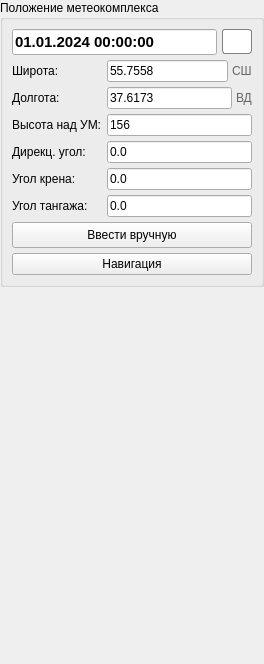
         <widget class="QWidget" name="leftScrollContents">
          <property name="geometry">
           <rect>
            <x>0</x>
            <y>0</y>
            <width>264</width>
            <height>664</height>
           </rect>
          </property>
          <layout class="QVBoxLayout" name="verticalLayout_scroll">
           <property name="spacing">
            <number>6</number>
           </property>
           <property name="leftMargin">
            <number>0</number>
           </property>
           <property name="topMargin">
            <number>0</number>
           </property>
           <property name="rightMargin">
            <number>0</number>
           </property>
           <property name="bottomMargin">
            <number>0</number>
           </property>
           
           <item>
            <widget class="QGroupBox" name="meteoGroup">
             <property name="autoFillBackground">
              <bool>false</bool>
             </property>
             <property name="title">
              <string>Положение метеокомплекса</string>
             </property>
             <layout class="QGridLayout" name="gridLayout">
              <property name="spacing">
               <number>5</number>
              </property>
              <item row="4" column="1">
               <widget class="QLineEdit" name="editDirectionAngle">
                <property name="text">
                 <string>0.0</string>
                </property>
                <property name="placeholderText">
                 <string>градусы</string>
                </property>
               </widget>
              </item>
              <item row="2" column="0">
               <widget class="QLabel" name="lblLongitudeLabel">
                <property name="text">
                 <string>Долгота:</string>
                </property>
               </widget>
              </item>
              <item row="3" column="1">
               <widget class="QLineEdit" name="editAltitude">
                <property name="text">
                 <string>156</string>
                </property>
                <property name="placeholderText">
                 <string>м</string>
                </property>
               </widget>
              </item>
              <item row="2" column="1">
               <layout class="QHBoxLayout" name="longitudeLayout">
                <property name="spacing">
                 <number>4</number>
                </property>
                <item>
                 <widget class="QLineEdit" name="editLongitude">
                  <property name="text">
                   <string>37.6173</string>
                  </property>
                  <property name="placeholderText">
                   <string>Введите долготу</string>
                  </property>
                 </widget>
                </item>
                <item>
                 <widget class="QLabel" name="lblLongitudeType">
                  <property name="styleSheet">
                   <string notr="true">color: #666; font-size: 9pt;</string>
                  </property>
                  <property name="text">
                   <string>ВД</string>
                  </property>
                 </widget>
                </item>
               </layout>
              </item>
              <item row="1" column="0">
               <widget class="QLabel" name="lblLatitudeLabel">
                <property name="text">
                 <string>Широта:</string>
                </property>
               </widget>
              </item>
              <item row="4" column="0">
               <widget class="QLabel" name="lblDirectionAngleLabel">
                <property name="text">
                 <string>Дирекц. угол:</string>
                </property>
               </widget>
              </item>
              <item row="6" column="0">
               <widget class="QLabel" name="lblPitchAngleLabel">
                <property name="text">
                 <string>Угол тангажа:</string>
                </property>
               </widget>
              </item>
              <item row="5" column="0">
               <widget class="QLabel" name="lblRollAngleLabel">
                <property name="text">
                 <string>Угол крена:</string>
                </property>
               </widget>
              </item>
              <item row="7" column="0" colspan="2">
               <widget class="QPushButton" name="btnManualInput">
                <property name="minimumSize">
                 <size>
                  <width>0</width>
                  <height>26</height>
                 </size>
                </property>
                <property name="text">
                 <string>Ввести вручную</string>
                </property>
               </widget>
              </item>
              <item row="0" column="0" colspan="2">
               <layout class="QHBoxLayout" name="dateTimeLayout">
                <property name="spacing">
                 <number>5</number>
                </property>
                <item>
                 <widget class="QLineEdit" name="editDateTime">
                  <property name="styleSheet">
                   <string notr="true">font-weight: bold; font-size: 11pt;</string>
                  </property>
                  <property name="text">
                   <string>01.01.2024 00:00:00</string>
                  </property>
                  <property name="readOnly">
                   <bool>true</bool>
                  </property>
                 </widget>
                </item>
                <item>
                 <widget class="QPushButton" name="btnSyncTime">
                  <property name="minimumSize">
                   <size>
                    <width>30</width>
                    <height>25</height>
                   </size>
                  </property>
                  <property name="maximumSize">
                   <size>
                    <width>30</width>
                    <height>25</height>
                   </size>
                  </property>
                  <property name="toolTip">
                   <string>Синхронизировать с системным временем</string>
                  </property>
                  <property name="styleSheet">
                   <string notr="true">QPushButton {
                  background-color: white;
                  border: 1px solid gray;
                  border-radius: 3px;
                  font-size: 10pt;
              }
              QPushButton:hover {
                  background-color: #e0e0e0;
              }</string>
                  </property>
                  <property name="text">
                   <string/>
                  </property>
                 </widget>
                </item>
               </layout>
              </item>
              <item row="5" column="1">
               <widget class="QLineEdit" name="editRollAngle">
                <property name="text">
                 <string>0.0</string>
                </property>
                <property name="placeholderText">
                 <string>градусы</string>
                </property>
               </widget>
              </item>
              <item row="3" column="0">
               <widget class="QLabel" name="lblAltitudeLabel">
                <property name="text">
                 <string>Высота над УМ:</string>
                </property>
               </widget>
              </item>
              <item row="6" column="1">
               <widget class="QLineEdit" name="editPitchAngle">
                <property name="text">
                 <string>0.0</string>
                </property>
                <property name="placeholderText">
                 <string>градусы</string>
                </property>
               </widget>
              </item>
              <item row="1" column="1">
               <layout class="QHBoxLayout" name="latitudeLayout">
                <property name="spacing">
                 <number>4</number>
                </property>
                <item>
                 <widget class="QLineEdit" name="editLatitude">
                  <property name="text">
                   <string>55.7558</string>
                  </property>
                  <property name="placeholderText">
                   <string>Введите широту</string>
                  </property>
                 </widget>
                </item>
                <item>
                 <widget class="QLabel" name="lblLatitudeType">
                  <property name="styleSheet">
                   <string notr="true">color: #666; font-size: 9pt;</string>
                  </property>
                  <property name="text">
                   <string>СШ</string>
                  </property>
                 </widget>
                </item>
               </layout>
              </item>
              <item row="8" column="0" colspan="2">
               <widget class="QPushButton" name="btnNavigation">
                <property name="visible">
                 <bool>false</bool>
                </property>
                <property name="text">
                 <string>Навигация</string>
                </property>
               </widget>
              </item>
             </layout>
            </widget>
           </item>
           
           
           
           <item>
            <spacer name="leftBottomSpacer">
             <property name="orientation">
              <enum>Qt::Vertical</enum>
             </property>
             <property name="sizeHint" stdset="0">
              <size>
               <width>20</width>
               <height>40</height>
              </size>
             </property>
            </spacer>
           </item>
          </layout>
         </widget>
